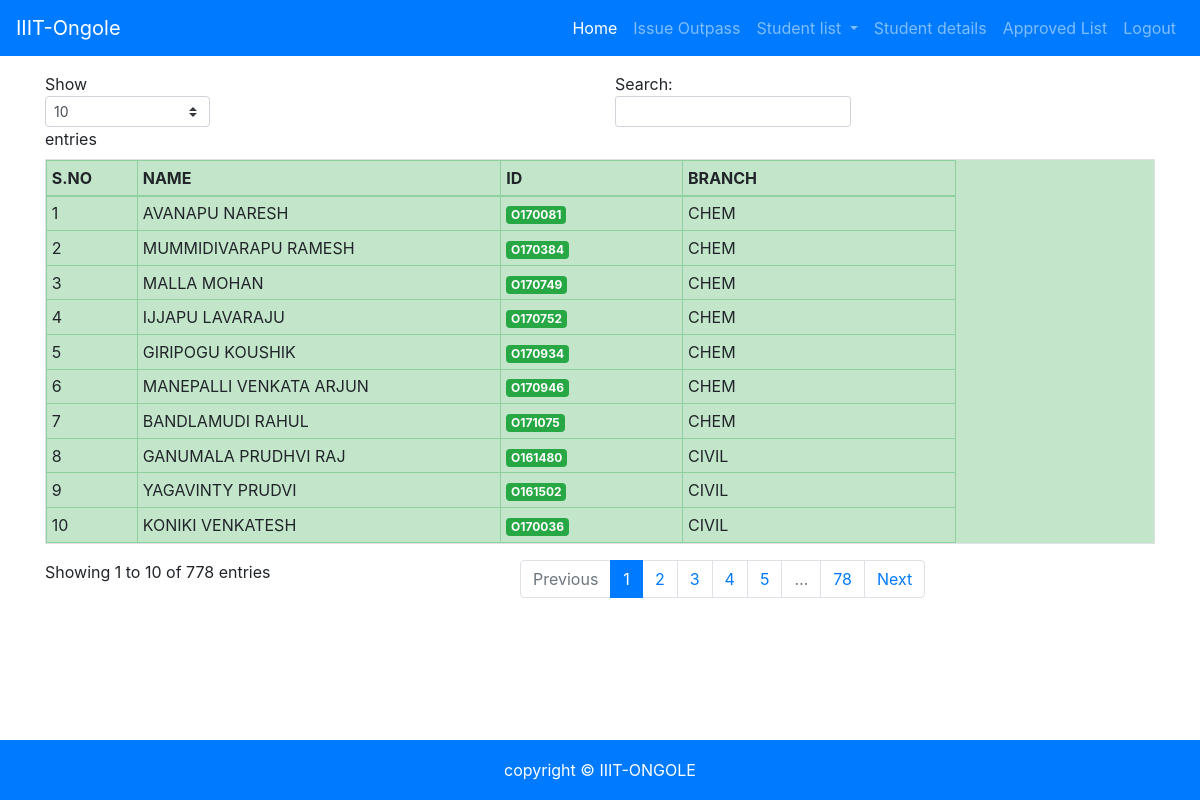
Screenshot of /in_studentlist.php (signed in) with the database file from the repository.
### tables this page shows
CREATE TABLE `st_1` (
  `SNO` int(50) DEFAULT NULL,
  `ID` varchar(50) DEFAULT NULL,
  `NAME` varchar(255) DEFAULT NULL,
  `BRANCH` varchar(100) DEFAULT NULL,
  `CLASS` varchar(255) NOT NULL,
  `BATCH` varchar(100) NOT NULL,
  `D_WARDEN` varchar(255) DEFAULT NULL,
  `WARDEN` varchar(255) DEFAULT NULL,
  `PARENTS_NO` bigint(255) NOT NULL,
  `ADDRESS` varchar(255) NOT NULL,
  `GENDER` varchar(100) NOT NULL
);

### in_studentlist.php (the view, shortened to what this page needs)
<?php
    include('includes/server.php');
    $Gender=$_SESSION['Gender'];
    $branch=$_SESSION['Branch'];
    $batch=$_SESSION['Batch'];
    $Role=$_SESSION['Role'];
    if($Role == 'WARDEN'){
               $query="SELECT NAME,ID,BRANCH,WARDEN FROM st_1 WHERE BATCH='$batch' AND GENDER='$Gender' AND NAME NOT IN (SELECT NAME FROM permanent WHERE BATCH='$batch' AND GENDER='$Gender' AND INSIGN='NOT_CHECKED') ";
              $result =mysqli_query($db,$query);
        }
  else if($Role=='D_WARDEN'){
               $query="SELECT NAME,ID,BRANCH,WARDEN FROM st_1 WHERE BATCH='$batch' AND GENDER='$Gender' AND BRANCH='$branch'AND NAME NOT IN (SELECT NAME FROM permanent WHERE BATCH='$batch' AND GENDER='$Gender'AND BRANCH='$branch' AND INSIGN='NOT_CHECKED') ";
              $result =mysqli_query($db,$query);
        }
  else{
    $query="SELECT NAME,ID,BRANCH,WARDEN,D_WARDEN FROM st_1 WHERE NAME NOT IN (SELECT NAME FROM permanent WHERE  INSIGN='NOT_CHECKED') ";
    $result =mysqli_query($db,$query);
  }
?>
<?php include('includes/nav_bar.php'); ?>
<br>
<br>
<br>
<div class="container">
    <table id="inlist_table" class="table table-sm table-bordered table-success table-hover  table-responsive  w-auto" >
        <thead>
            <tr>
                <th width="10%">S.NO</th>
                <th width="40%">NAME</th>
                <th width="20%">ID</th>
                <th width="30%">BRANCH</th>
            </tr>
        </thead>
        <tbody>
            <?php
            $counter=0;
            while ($row=mysqli_fetch_assoc($result))
            {
            ?>
            <tr>
                <td width="10%"><?php echo ++$counter; ?></td>
                <td width="40%"><?php echo $row['NAME'];?></td>
                <td width="20%"><span class="badge badge-success"><?php echo $row['ID'];?></span></td>
                <td width="30%"><?php echo $row['BRANCH']; ?></td>
            </tr>
            <?php
            }
            ?>
        </tbody>
    </table>
</div>
<br>
<br>
<br>

### includes/nav_bar.php (shortened to what this page needs)
<nav class="navbar navbar-expand-md navbar-dark bg-primary fixed-top">
    <a class="navbar-brand">IIIT-Ongole</a>
    <div class="collapse navbar-collapse" id="navbarSupportedContent">
        <ul class="navbar-nav ml-auto">
            <li class="nav-item active">
                <a href="welcome.php" class="nav-link">Home</a>
            </li>
            <li class="nav-item">
                <a href="issue_outpass.php"  class="nav-link">Issue Outpass</a>
            </li>
            <li class="nav-item dropdown">
                <a class="nav-link dropdown-toggle" href="#" id="navbarDropdown" role="button" data-toggle="dropdown">
                    Student list
                </a>
            </li>
            <li class="nav-item">
                <a href="student_details_page.php" class="nav-link">Student details</a>
            </li>
            <li class="nav-item">
                <a href="approve.php" class="nav-link">Approved List</a>
            </li>
            <li class="nav-item">
                <a href="includes/logout.php" class="nav-link">Logout</a>
            </li>
        </ul>
    </div>
</nav>

### css/mini.css (style rules this page uses)
html,body { height:100% }
.centering { text-align:center;align-items:center }
.footer { position:fixed;bottom:0;width:100%;height:60px;line-height:60px;background-color:#f5f5f5 }

### rows the page displays
st_1: NAME "AVANAPU NARESH", ID "O170081", BRANCH "CHEM"
st_1: NAME "MUMMIDIVARAPU RAMESH", ID "O170384", BRANCH "CHEM"
st_1: NAME "MALLA MOHAN", ID "O170749", BRANCH "CHEM"
st_1: NAME "IJJAPU LAVARAJU", ID "O170752", BRANCH "CHEM"
st_1: NAME "GIRIPOGU KOUSHIK", ID "O170934", BRANCH "CHEM"
st_1: NAME "MANEPALLI VENKATA ARJUN", ID "O170946", BRANCH "CHEM"
st_1: NAME "BANDLAMUDI RAHUL", ID "O171075", BRANCH "CHEM"
st_1: NAME "GANUMALA PRUDHVI RAJ", ID "O161480", BRANCH "CIVIL"
st_1: NAME "YAGAVINTY PRUDVI", ID "O161502", BRANCH "CIVIL"
st_1: NAME "KONIKI VENKATESH", ID "O170036", BRANCH "CIVIL"
